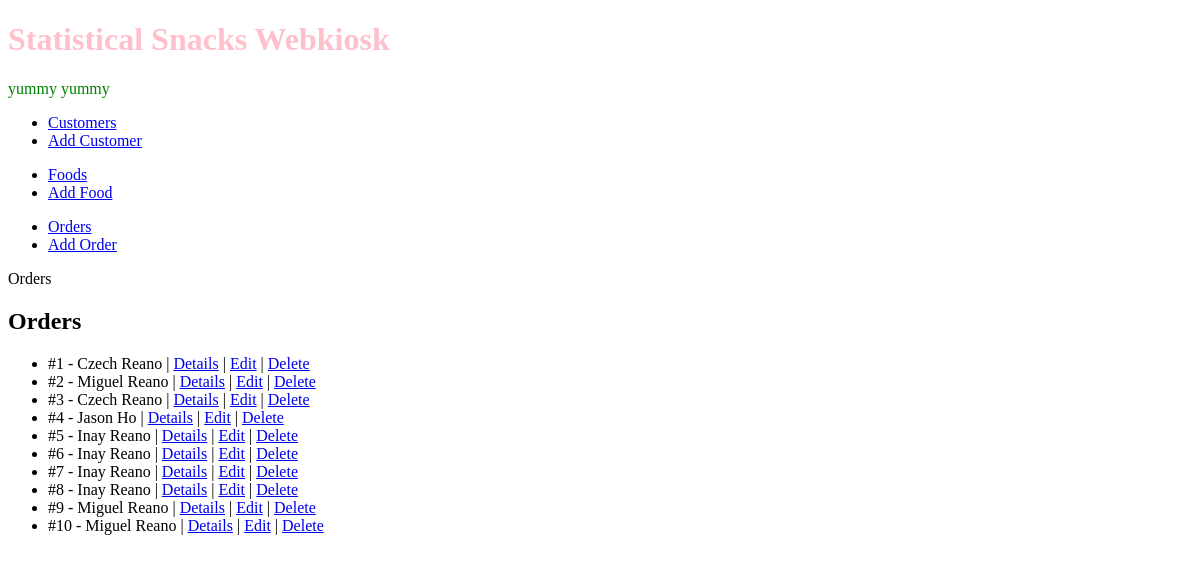
The app's page /webkiosk/orders/, older data.
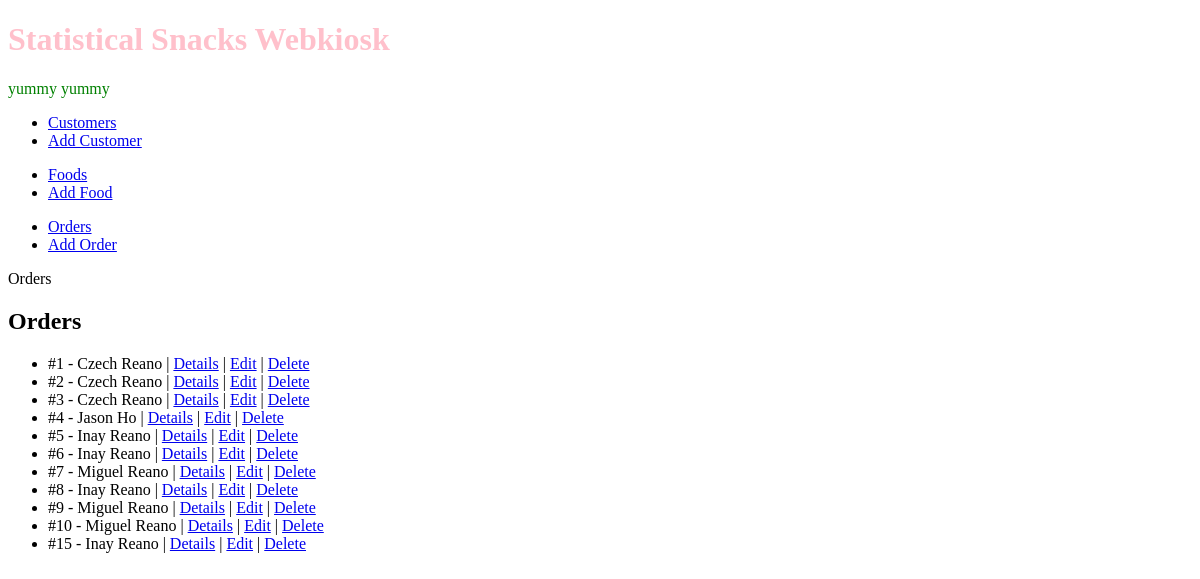
The same page, newer data.
### webkiosk/models.py (models this page shows, shortened)
class Order(models.Model):
    CHOICES = [
        ('Cash','Cash'),
        ('Card','Card'),
        ('Digitalwallet','Digital Wallet'),
    ]
    orderdatetime = models.DateTimeField(auto_now_add=True)
    paymentmode = models.CharField(max_length=15, choices=CHOICES)
    customer = models.ForeignKey(Customer, on_delete=models.CASCADE)

class Customer(models.Model):
    firstname = models.CharField(max_length=20)
    lastname = models.CharField(max_length=20)
    date_joined = models.DateTimeField(auto_now_add=True)

### webkiosk/views.py (the view)
# urls.py: path('orders/', views.listorders, name='order-list'),
def listorders(request):
    orderlist = Order.objects.all()
    context = {'orderlist': orderlist}
    return render(request, "webkiosk/order_list.html", context)

### webkiosk/templates/webkiosk/order_list.html
{% extends 'webkiosk/base_template.html' %}
{% block pagetitle %}Orders{% endblock %}
{% block maincontent %}
<h2>Orders</h2>
<ul>
    {% for order in orderlist %}
        <li>#{{order.id}} - {{ order.customer.firstname}} {{order.customer.lastname}} |
            <a href="{% url 'webkiosk:order-details' order.id %}">Details</a> |
            <a href="{% url 'webkiosk:order-edit' order.id %}">Edit</a> |
            <a href="{% url 'webkiosk:order-delete' order.id %}">Delete</a>
        </li>
    {% endfor %}
</ul>
{% endblock %}

### webkiosk/templates/webkiosk/base_template.html (shortened to what this page needs)
<!DOCTYPE html>
<html>
        {% load static %}
        <link rel="stylesheet" href="{% static 'styles.css'%}">
    <body>
        <h1>Statistical Snacks Webkiosk</h1>
        <p>yummy yummy</p>
        <nav>
            <ul>
                <li><a href="{% url 'webkiosk:customer-list' %}">Customers</a></li>
                <li><a href="{% url 'webkiosk:customer-add' %}">Add Customer</a></li>
            </ul>
            <ul>
                <li><a href="{% url 'webkiosk:food-list' %}">Foods</a></li>
                <li><a href="{% url 'webkiosk:food-add' %}">Add Food</a></li>
            </ul>
            <ul>
                <li><a href="{% url 'webkiosk:order-list' %}">Orders</a></li>
                <li><a href="{% url 'webkiosk:order-add' %}">Add Order</a></li>
            </ul>
        </nav>
        {% block pagetitle %}
        {% endblock %}
        {% block maincontent %}
        {% endblock %}
    </body>
</html>

### webkiosk/static/styles.css (style rules this page uses)
h1 { color: pink; }
p { color: green; }

Row changes from the older to the newer data that the page shows:
changed Order id 2: customer.firstname "Miguel" → "Czech"
changed Order id 7: customer.firstname "Inay" → "Miguel"
added Order: id "15", customer.firstname "Inay", customer.lastname "Reano"
